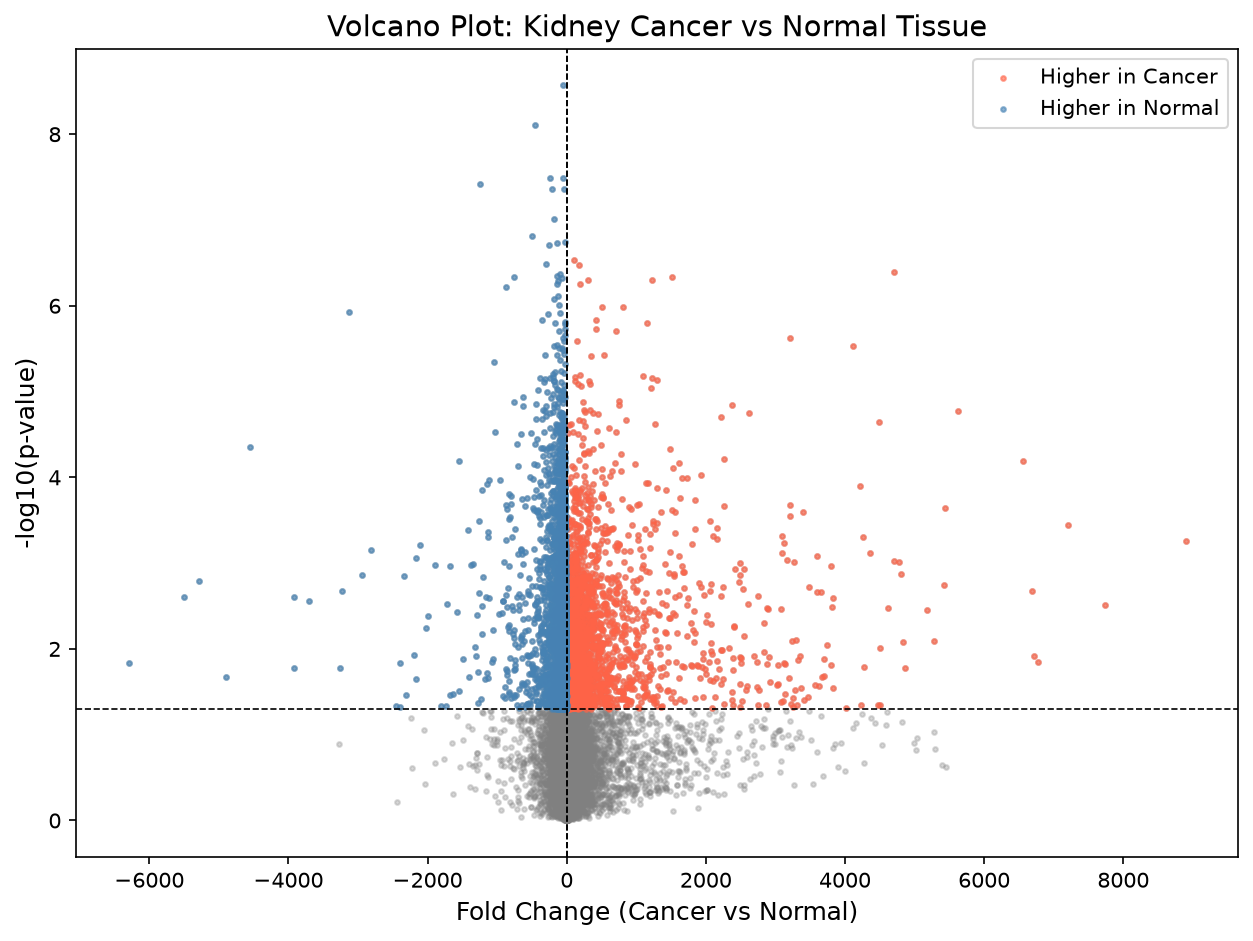

Here is the Python script that generated this plot:
import pandas as pd
import numpy as np
import matplotlib.pyplot as plt
from scipy import stats

print("Loading data...")
df = pd.read_csv("data_clean.txt", sep="\t", index_col=0)
labels = pd.read_csv("labels.csv", index_col=0)

normal = labels[labels["Condition"] == "Normal"].index
cancer = labels[labels["Condition"] == "Cancer"].index

print("Calculating gene differences...")
results = []
for gene in df.index:
    normal_vals = df.loc[gene, normal]
    cancer_vals = df.loc[gene, cancer]
    
    fold_change = cancer_vals.mean() - normal_vals.mean()
    _, pvalue = stats.ttest_ind(cancer_vals, normal_vals)
    results.append({"gene": gene, "fold_change": fold_change, "pvalue": pvalue})

results_df = pd.DataFrame(results)
results_df["-log10_pvalue"] = -np.log10(results_df["pvalue"] + 1e-10)

# Plot
print("Drawing volcano plot...")
plt.figure(figsize=(10, 7))
plt.scatter(results_df["fold_change"], results_df["-log10_pvalue"],
            alpha=0.3, color="grey", s=5)

# Highlight significant genes
sig = results_df[(results_df["pvalue"] < 0.05) & (results_df["fold_change"].abs() > 1)]
up = sig[sig["fold_change"] > 0]
down = sig[sig["fold_change"] < 0]

plt.scatter(up["fold_change"], up["-log10_pvalue"], color="tomato", s=5, alpha=0.6, label="Higher in Cancer")
plt.scatter(down["fold_change"], down["-log10_pvalue"], color="steelblue", s=5, alpha=0.6, label="Higher in Normal")

plt.axvline(x=1, color="black", linestyle="--", linewidth=0.8)
plt.axvline(x=-1, color="black", linestyle="--", linewidth=0.8)
plt.axhline(y=-np.log10(0.05), color="black", linestyle="--", linewidth=0.8)

plt.xlabel("Fold Change (Cancer vs Normal)", fontsize=12)
plt.ylabel("-log10(p-value)", fontsize=12)
plt.title("Volcano Plot: Kidney Cancer vs Normal Tissue", fontsize=14)
plt.legend()
plt.savefig("volcano.png", dpi=150, bbox_inches="tight")
print("Saved as volcano.png ✅")
print(f"\nSignificant genes found: {len(sig)}")
print(f"Higher in cancer: {len(up)}")
print(f"Higher in normal: {len(down)}")
